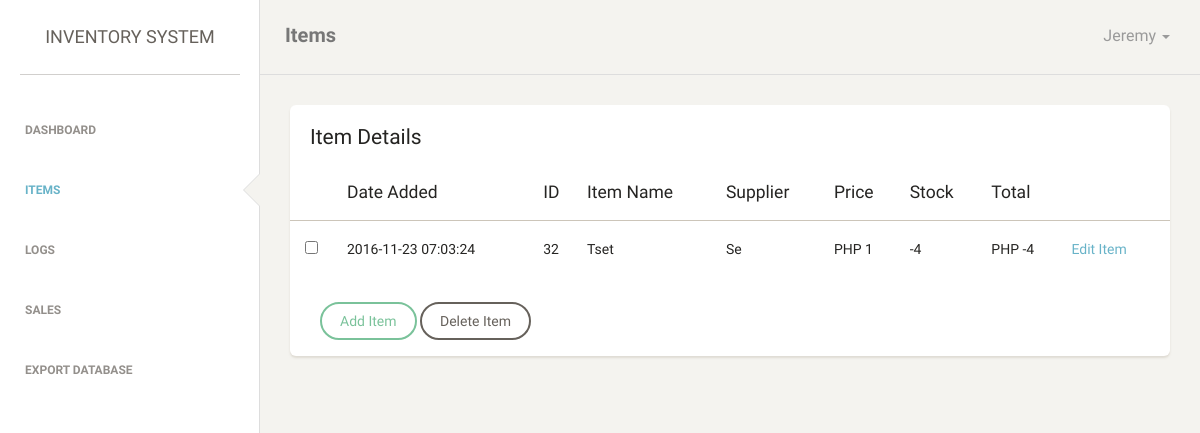
Page /admin/items.php (signed in) on the earlier database version.
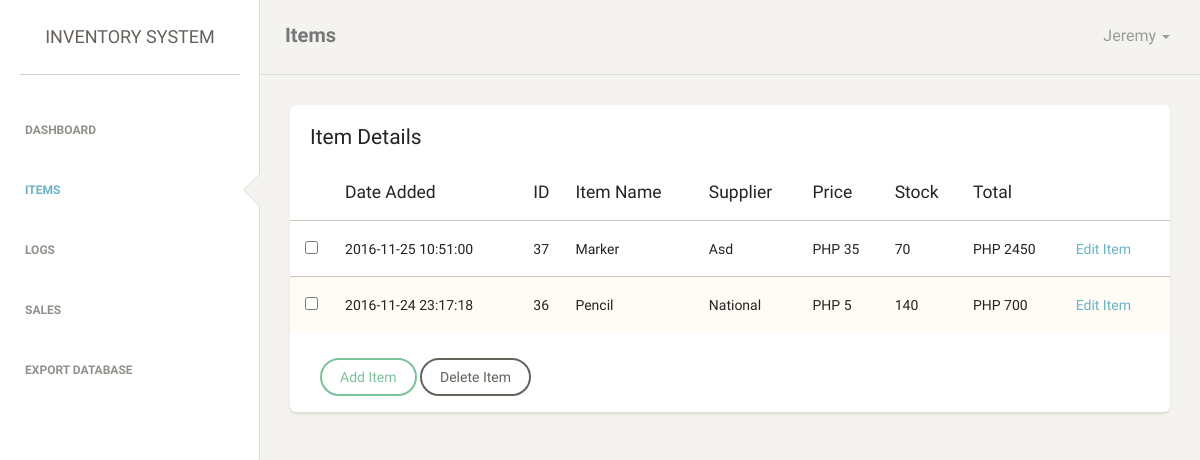
Same page on the later database version.
### tables this page shows
CREATE TABLE `items` (
  `date_added` datetime NOT NULL,
  `item_id` int(10) NOT NULL,
  `item_name` varchar(20) NOT NULL,
  `supplier_name` varchar(20) NOT NULL,
  `price` int(6) NOT NULL,
  `stock` int(10) NOT NULL,
  `total` int(11) NOT NULL
);

### admin/items.php (the view, shortened to what the changed rows need)
<?php
    include "../php/connect.php";
?>
<!doctype html>
<html lang="en">
<head>
    <link href="assets/css/bootstrap.min.css" rel="stylesheet" />
    <link href="assets/css/animate.min.css" rel="stylesheet"/>
    <link href="assets/css/paper-dashboard.css" rel="stylesheet"/>
    <link href="assets/css/demo.css" rel="stylesheet" />
    <link href="assets/css/themify-icons.css" rel="stylesheet">
    <link href="../css/sweetalert.css" rel="stylesheet">
</head>
<body>
<div class="wrapper">
    <div class="main-panel">
        <div class="content">
            <div class="container-fluid">
                <div class="row">
                    <div class="col-md-12">
                        <div id="my-table">
                            <div class="card">
                                <div class="content table-responsive table-full-width">
                                    <form method="post" action="" id="item-table">
                                    <table class="table table-striped">
                                        <thead>
                                            <th></th>
                                            <th>Date Added</th>
                                            <th>ID</th>
                                            <th>Item Name</th>
                                            <th>Supplier</th>
                                            <th>Price</th>
                                            <th>Stock</th>
                                            <th>Total</th>
                                            <th></th>
                                        </thead>
                                        <tbody>
                                            <?php
                                                $sql = "SELECT * FROM items ORDER BY date_added DESC";
                                                $result = mysqli_query($conn, $sql);
                                                while($rows = mysqli_fetch_array($result)){ ?>
                                                <tr>
                                                    <td><input name="checkbox[]" type="checkbox" id="checkbox[]"
                                                    value="<?php echo $rows['item_id']; ?>"></td>
                                                    <td><?php echo $rows['date_added']; ?></td>
                                                    <td id="item-id-<?php echo $rows['item_id']; ?>"><?php echo $rows['item_id']; ?></td>
                                                    <td id="item-name-<?php echo $rows['item_id']; ?>"><?php echo $rows['item_name']; ?></td>
                                                    <td id="supplier-name-<?php echo $rows['item_id']; ?>"><?php echo $rows['supplier_name']; ?></td>
                                                    <td id="price-<?php echo $rows['item_id']; ?>"><?php echo "PHP " . $rows['price']; ?></td>
                                                    <td><?php echo $rows['stock']; ?></td>
                                                    <td><?php echo "PHP " . ($rows['price'] * $rows['stock']); ?></td>
                                                    <td><a href="#" data-target="#edit-modal" data-toggle="modal" onClick="editclick(this.id);" id="<?php echo $rows['item_id'] ?>">Edit Item</a></td>
                                                </tr>
                                            <?php } ?>
                                        </tbody>
                                    </table>
                                    </form>
                                </div>
                            </div>
                        </div>
                    </div>
                </div>
            </div>
        </div>
    </div>
</div>
</body>
</html>

Differences in the rows shown:
removed items: date_added "2016-11-23 07:03:24", item_id "32", item_name "Tset", supplier_name "Se", price "1", stock "-4", $rows['price']*$rows['stock'] "-4"
added items: date_added "2016-11-25 10:51:00", item_id "37", item_name "Marker", supplier_name "Asd", price "35", stock "70", $rows['price'] * $rows['stock'] "2450"
added items: date_added "2016-11-24 23:17:18", item_id "36", item_name "Pencil", supplier_name "National", price "5", stock "140", $rows['price'] * $rows['stock'] "700"
